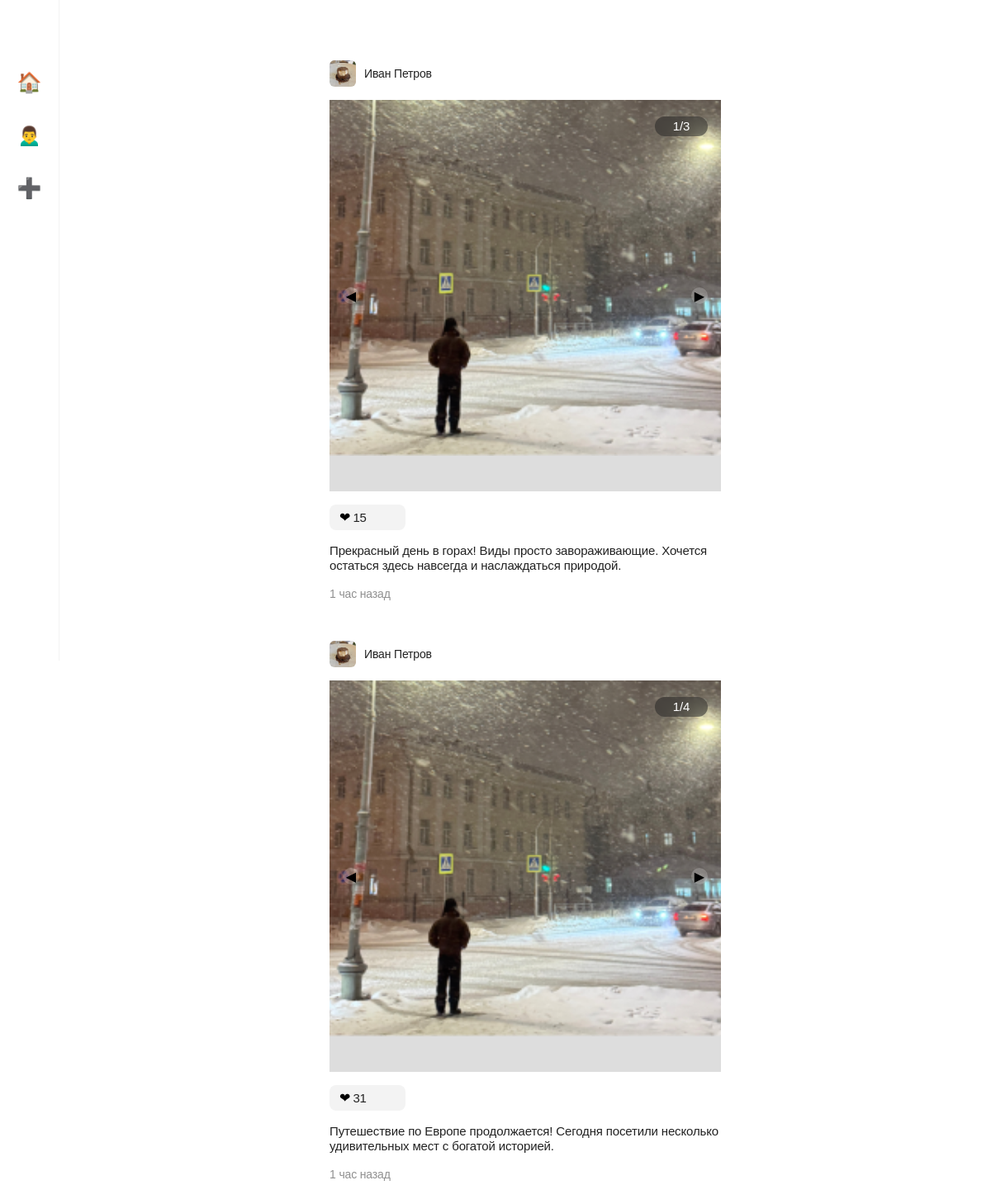
Page /home.php?user_id=1 on the committed database.
### tables this page shows
CREATE TABLE post (
    id INT AUTO_INCREMENT PRIMARY KEY,
    user_id INT NOT NULL,
    text TEXT,
    likes INT DEFAULT 0,
    created_at TIMESTAMP DEFAULT CURRENT_TIMESTAMP,
    FOREIGN KEY (user_id) REFERENCES user(id) ON DELETE CASCADE
);

CREATE TABLE user (
    id INT AUTO_INCREMENT PRIMARY KEY,
    name VARCHAR(255) NOT NULL,
    avatar VARCHAR(255) NOT NULL,
    created_at TIMESTAMP DEFAULT CURRENT_TIMESTAMP
);

### functions.php (called while the page is built, shortened)
<?php
function getTimeAgo($timestamp) {
    $diff = time() - $timestamp;
    if ($diff < 60) {
        return 'только что';
    } elseif ($diff < 3600) {
        $minutes = floor($diff / 60);
        return $minutes . ' ' . getNounPluralForm($minutes, 'минуту', 'минуты', 'минут') . ' назад';
    } elseif ($diff < 86400) {
        $hours = floor($diff / 3600);
        return $hours . ' ' . getNounPluralForm($hours, 'час', 'часа', 'часов') . ' назад';
    } else {
        $days = floor($diff / 86400);
        return $days . ' ' . getNounPluralForm($days, 'день', 'дня', 'дней') . ' назад';
    }
}
function getNounPluralForm($number, $one, $two, $many) {
    $number = (int)$number;
    $mod10 = $number % 10;
    $mod100 = $number % 100;
    if ($mod100 >= 11 && $mod100 <= 19) {
        return $many;
    } elseif ($mod10 === 1) {
        return $one;
    } elseif ($mod10 >= 2 && $mod10 <= 4) {
        return $two;
    } else {
        return $many;
    }
}

### post_template.php (the view, shortened to what this page needs)
<div class="feed__post post" data-post-id="<?= $post['id'] ?>">
    <div class="post__header">
        <div class="post__user-info user-info">
            <img class="user-info__avatar" src="<?= htmlspecialchars($post['user_avatar']) ?>">
            <div class="user-info__username"><?= htmlspecialchars($post['user_name']) ?></div>
        </div>
    </div>
    <div class="post__photo-container photo-container">
        <div class="photo-container__slider">
            <?php foreach ($post['images'] as $index => $image): ?>
                <img class="photo-container__image <?= $index === 0 ? 'active' : '' ?>"
                     src="<?= htmlspecialchars($image) ?>"
                     data-index="<?= $index ?>">
            <?php endforeach; ?>
        </div>
        <?php if ($post['images_count'] > 1): ?>
            <div class="photo-container__slider-buttons">
                <div class="slider-button slider-prev">
                    ◀
                </div>
                <div class="slider-button slider-next">
                    ▶
                </div>
            </div>
            <div class="photo-container__indicator">1/<?= $post['images_count'] ?></div>
        <?php endif; ?>
    </div>
    <div class="post__reaction reaction">
        <span>❤</span>
        <span class="reaction__count"><?= $post['likes'] ?></span>
    </div>
    <?php if (!empty($post['text'])): ?>
        <div class="post__text-container">
            <div class="post__text post__text--collapsed" id="text-<?= $post['id'] ?>">
                <?= htmlspecialchars($post['text']) ?>
            </div>
        </div>
    <?php endif; ?>
    <div class="post__time"><?= getTimeAgo($post['created_at']) ?></div>
</div>

### home.php (shortened to what this page needs)
<?php
require_once 'functions.php';
try {
    $database = new Database();
    $db = $database->connect();
    $query = "SELECT p.*, u.name as user_name, u.avatar as user_avatar
              FROM post p
              JOIN user u ON p.user_id = u.id";
    $filterUserId = $_GET['user_id'] ?? null;
    if ($filterUserId && is_numeric($filterUserId)) {
        $filterUserId = (int)$filterUserId;
        $query .= " WHERE p.user_id = :user_id";
        $stmt = $db->prepare($query);
        $stmt->bindParam(':user_id', $filterUserId, PDO::PARAM_INT);
    } else {
        $stmt = $db->prepare($query);
    }
    $stmt->execute();
    $posts = $stmt->fetchAll(PDO::FETCH_ASSOC);
    $postImages = [];
    if (!empty($posts)) {
        $postIds = array_column($posts, 'id');
        $placeholders = implode(',', array_fill(0, count($postIds), '?'));
        $imagesQuery = "SELECT post_id, image_url, order_index
                       FROM post_image
                       WHERE post_id IN ($placeholders)
                       ORDER BY post_id, order_index";
        $imagesStmt = $db->prepare($imagesQuery);
        $imagesStmt->execute($postIds);
        $imagesData = $imagesStmt->fetchAll(PDO::FETCH_ASSOC);
        foreach ($imagesData as $image) {
            $postImages[$image['post_id']][] = $image;
        }
    }
    $filteredPosts = [];
    foreach ($posts as $post) {
        $images = isset($postImages[$post['id']]) ? $postImages[$post['id']] : [];
        $imageUrls = array_column($images, 'image_url');
        $filteredPosts[] = [
            'id' => $post['id'],
            'user_id' => $post['user_id'],
            'user_name' => $post['user_name'],
            'user_avatar' => $post['user_avatar'],
            'images' => $imageUrls,
            'text' => $post['text'] ?? '',
            'likes' => $post['likes'],
            'created_at' => strtotime($post['created_at']),
            'images_count' => count($imageUrls)
        ];
    }
} catch(PDOException $e) {
    die("Database error: " . $e->getMessage());
} catch(Exception $e) {
    die('Error: ' . $e->getMessage());
}
?>
<!DOCTYPE html>
<html lang="ru">
<head>
    <link rel="stylesheet" href="home.css">
</head>
<body class="page">
    <div class="page__sidebar sidebar">
        <div class="sidebar__menu-item sidebar__menu-item--home sidebar__menu-item--active">
            🏠
        </div>
        <div class="sidebar__menu-item">
            🙍‍♂️
        </div>
        <div class="sidebar__menu-item">
            ➕
        </div>
    </div>
    <div class="page__content">
        <div class="feed">
            <?php foreach ($filteredPosts as $post): ?>
                <?php include 'post_template.php'; ?>
            <?php endforeach; ?>
        </div>
    </div>
</body>
</html>

### home.css (style rules this page uses)
.page { margin: 0; padding: 0; font-family: 'Golos UI', sans-serif; background: #FFFFFF; min-height: 100vh; }
.page__sidebar { box-sizing: border-box; position: fixed; width: 72px; height: 100vh; background: #FFFFFF; border-right: 1px solid rgba(34, 34, 34, 0.05); display: flex; flex-direction: column; align-items: center; padding-top: 40px; }
.sidebar__menu-item { display: flex; justify-content: center; align-items: center; width: 40px; height: 40px; margin-bottom: 24px; border-radius: 10px; font-size: 24px; cursor: pointer; }
.sidebar__menu-item--home { margin-top: 40px; }
.page__content { margin-left: 72px; padding: 73px 0; display: flex; flex-direction: column; align-items: center; }
.feed { width: 100%; max-width: 474px; display: flex; flex-direction: column; align-items: center; }
.feed__post { width: 100%; margin-bottom: 40px; }
.post__header { display: flex; justify-content: space-between; align-items: center; margin-bottom: 16px; }
.post__user-info { display: flex; align-items: center; gap: 10px; }
.user-info__avatar { width: 32px; height: 32px; background: #FFFFFF; border-radius: 6px; background-image: url('avatar.jpg'); background-size: cover; }
.user-info__username { font-weight: 500; font-size: 14px; line-height: 18px; letter-spacing: -0.15px; color: #222222; }
.post__photo-container { position: relative; width: 100%; aspect-ratio: 1/1; background: #ddd; margin-bottom: 16px; overflow: hidden; }
.photo-container__image { width: 128%; height: auto; position: relative; left: -12%; top: -37%; }
.photo-container__slider-buttons { position: absolute; width: 100%; top: 50%; display: flex; justify-content: space-between; padding: 0 16px; box-sizing: border-box; transform: translateY(-50%); }
.slider-button { width: 20px; height: 20px; background: rgba(255, 255, 255, 0.2); border-radius: 999px; display: flex; justify-content: center; align-items: center; }
.photo-container__indicator { display: flex; justify-content: center; align-items: center; padding: 0 10px; position: absolute; width: 44px; height: 24px; right: 16px; top: 20px; background: rgba(34, 34, 34, 0.5); backdrop-filter: blur(6px); border-radius: 20px; color: #FFFFFF; font-size: 15px; line-height: 18px; letter-spacing: -0.15px; }
.post__text { font-weight: 400; font-size: 15px; line-height: 18px; letter-spacing: -0.15px; color: #222222; margin-bottom: 16px; }
.post__reaction { display: flex; align-items: center; padding: 6px 12px; gap: 3px; width: 68px; background: rgba(34, 34, 34, 0.05); border-radius: 8px; margin-bottom: 16px; }
.reaction__count { font-size: 15px; line-height: 18px; letter-spacing: -0.15px; color: #222222; }
.post__time { font-size: 14px; line-height: 18px; letter-spacing: -0.15px; color: rgba(34, 34, 34, 0.5); margin-bottom: 8px; }
.photo-container { position: relative; width: 100%; aspect-ratio: 1/1; background: #ddd; margin-bottom: 16px; overflow: hidden; }
.photo-container__slider { position: relative; width: 100%; height: 100%; }
.photo-container__image { width: 128%; height: auto; position: absolute; left: -12%; top: -37%; opacity: 0; transition: opacity 0.3s ease; }
.photo-container__image.active { opacity: 1; }
.slider-button { width: 20px; height: 20px; background: rgba(255, 255, 255, 0.2); border-radius: 999px; display: flex; justify-content: center; align-items: center; cursor: pointer; }
.post__text-container { position: relative; margin-bottom: 16px; }
.post__text { font-weight: 400; font-size: 15px; line-height: 18px; letter-spacing: -0.15px; color: #222222; margin-bottom: 0; overflow: hidden; transition: all 0.3s ease; }

### rows in the picture
post: user.avatar (picture), user.name "Иван Петров", likes "15", text "Прекрасный день в горах! Виды просто завораживающие. Хочется остаться здесь навсегда и наслаждаться природой.", created_at "1 час назад"
post: user.avatar (picture), user.name "Иван Петров", likes "31", text "Путешествие по Европе продолжается! Сегодня посетили несколько удивительных мест с богатой историей.", created_at "1 час назад"
